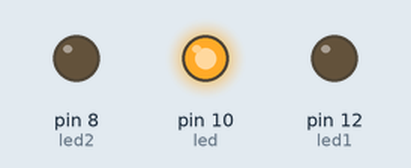
Recording of a sketch running on a simulated Arduino Uno, built with avr-gcc and run on an emulated ATmega328P. On the bench: output pins drawn as LEDs (lit = HIGH).

Above: at 0.5 s.
At 5.0 s:
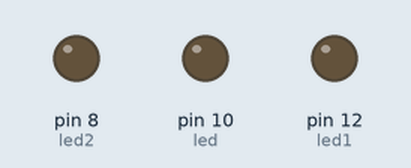
At 8.5 s:
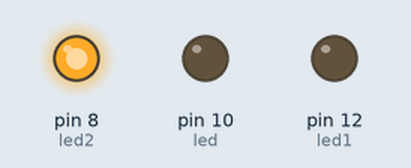
At 19.0 s:
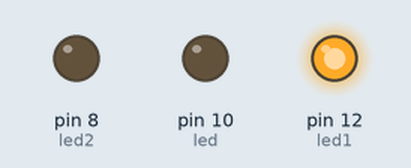
Timing chart, 0 to 20.8 s (numbered marks = the images above):
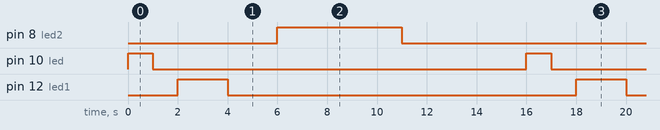

Measured:
- by itself, pin 8 (led2): alternates HIGH for 5.0 s and LOW for 11.0 s
- by itself, pin 10 (led): alternates HIGH for 1.0 s and LOW for 15.0 s
- by itself, pin 12 (led1): alternates HIGH for 2.0 s and LOW for 14.0 s

The sketch:

sketch_jun14a.ino
```cpp
int led = 10;
int led1 = 12;
int led2 = 8;
void setup()
{
  pinMode(led,OUTPUT);
  pinMode(led1,OUTPUT);
  pinMode(led2,OUTPUT);
}
void loop()
{
 redLED();
  yellowLED();
  greenLED();

}

void redLED()
{
  digitalWrite(led,HIGH);
  delay(1000);
  digitalWrite(led,LOW);
  delay(1000);
}
void yellowLED()
{
 digitalWrite(led1,HIGH);
  delay(2000);
  digitalWrite(led1,LOW);
  delay(2000);
}
void greenLED()
{
  digitalWrite(led2,HIGH);
  delay(5000);
  digitalWrite(led2,LOW);
  delay(5000);
}
```
